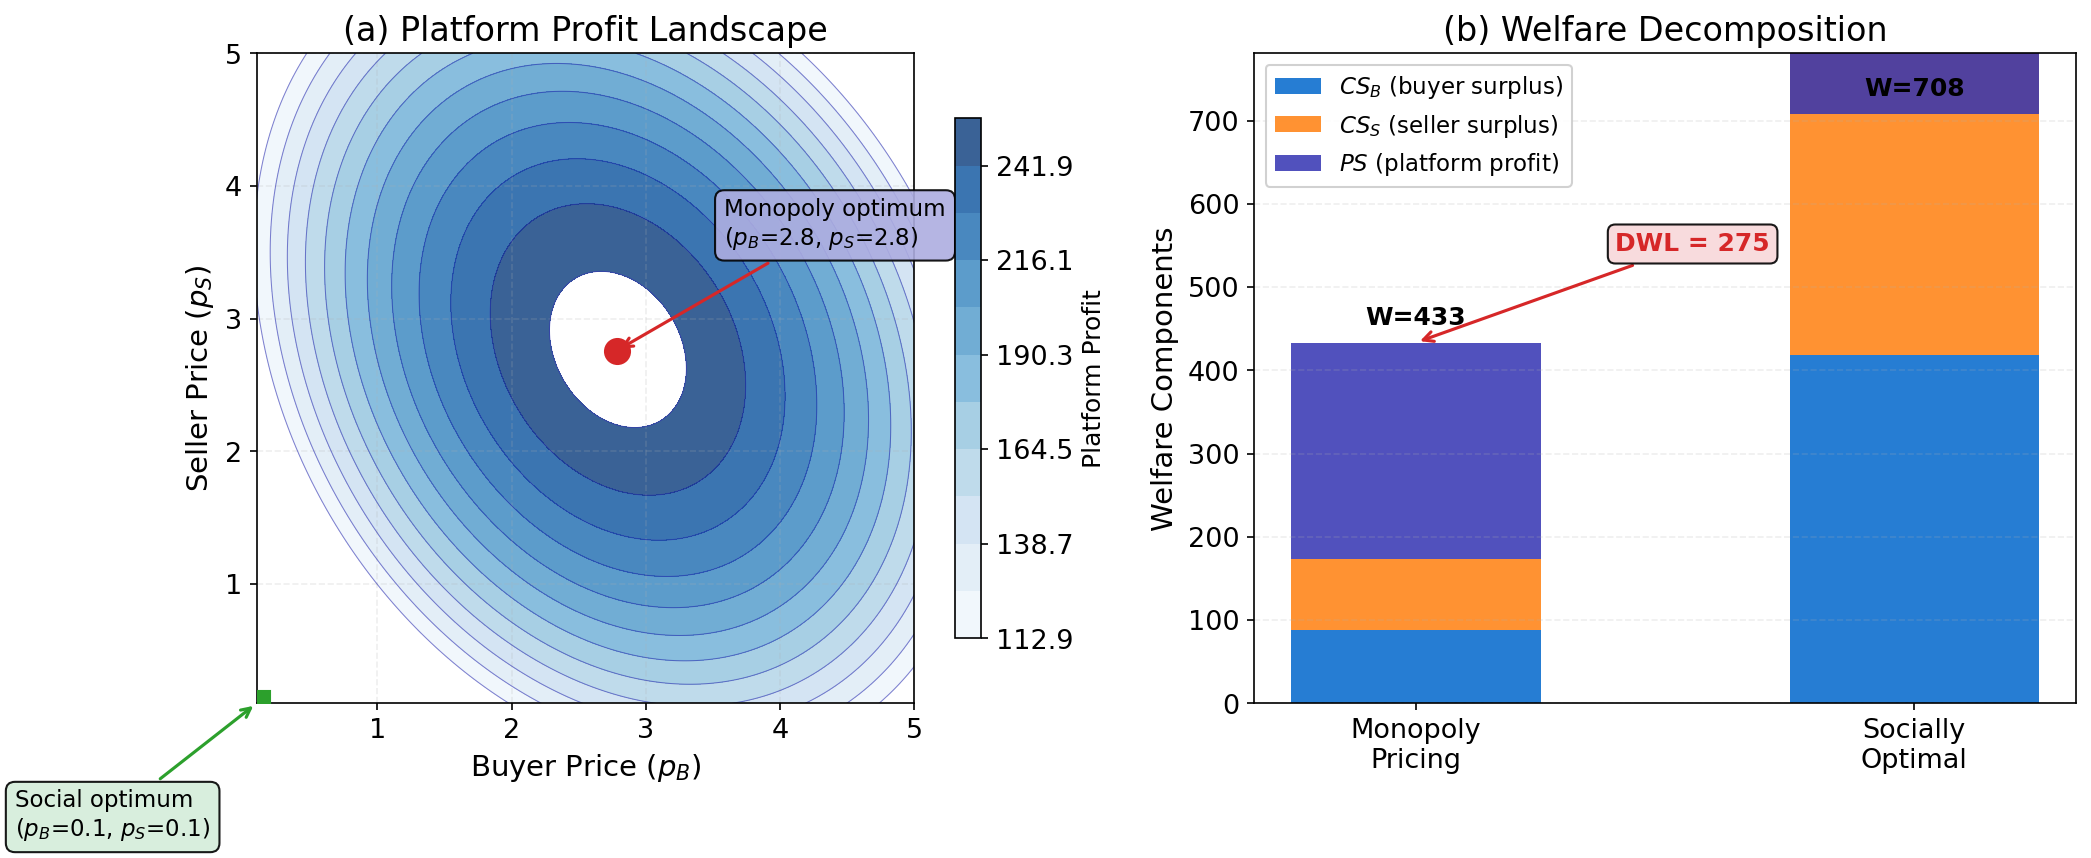

Recreate this plot in Python.
r"""Rochet-Tirole Two-Sided Platform Optimization

Multi-panel chart showing platform profit optimization over buyer and seller
prices with cross-side network effects, and welfare comparison.

# Multi-panel override: comparative statics requires simultaneous visibility

Economic Model: Rochet-Tirole Two-Sided Pricing with Cross-Side Effects
- Platform profit: $\Pi = (p_B - c_B)n_B + (p_S - c_S)n_S$
- Buyer demand: $n_B = a_B - b_B p_B + d_B n_S$
- Seller demand: $n_S = a_S - b_S p_S + d_S n_B$
- Solving simultaneous system for equilibrium demands given prices.

Calibration: a_B=100, b_B=20, d_B=0.3, c_B=0.5,
             a_S=80, b_S=15, d_S=0.2, c_S=0.3

Citation: Rochet & Tirole (2003, 2006) - Platform Competition in Two-Sided Markets
"""
import matplotlib.pyplot as plt
import numpy as np
from pathlib import Path

np.random.seed(42)

plt.rcParams.update({
    'font.size': 14, 'axes.labelsize': 14, 'axes.titlesize': 16,
    'xtick.labelsize': 13, 'ytick.labelsize': 13, 'legend.fontsize': 13,
    'figure.dpi': 150
})

MLPURPLE = '#3333B2'
MLBLUE = '#0066CC'
MLORANGE = '#FF7F0E'
MLGREEN = '#2CA02C'
MLRED = '#D62728'
MLLAVENDER = '#ADADE0'

# --- Model parameters ---
a_B, b_B, d_B, c_B = 100, 20, 0.3, 0.5
a_S, b_S, d_S, c_S = 80, 15, 0.2, 0.3


def solve_demands(p_B, p_S):
    """Solve simultaneous demand system:
    n_B = a_B - b_B*p_B + d_B*n_S
    n_S = a_S - b_S*p_S + d_S*n_B
    Substituting: n_B = (a_B - b_B*p_B + d_B*(a_S - b_S*p_S + d_S*n_B))/(1)
    => n_B(1 - d_B*d_S) = a_B - b_B*p_B + d_B*(a_S - b_S*p_S)
    """
    denom = 1 - d_B * d_S
    n_B = (a_B - b_B * p_B + d_B * (a_S - b_S * p_S)) / denom
    n_S = (a_S - b_S * p_S + d_S * (a_B - b_B * p_B)) / denom
    return np.maximum(n_B, 0), np.maximum(n_S, 0)


def profit(p_B, p_S):
    n_B, n_S = solve_demands(p_B, p_S)
    return (p_B - c_B) * n_B + (p_S - c_S) * n_S


def welfare(p_B, p_S):
    """W = CS_B + CS_S + PS. CS approx = 0.5 * n^2 / b (area under demand curve)."""
    n_B, n_S = solve_demands(p_B, p_S)
    cs_B = 0.5 * n_B**2 / b_B
    cs_S = 0.5 * n_S**2 / b_S
    ps = (p_B - c_B) * n_B + (p_S - c_S) * n_S
    return cs_B + cs_S + ps


# --- Panel (a): Contour plot of profit ---
pB_range = np.linspace(0.1, 5.0, 200)
pS_range = np.linspace(0.1, 5.0, 200)
PB, PS = np.meshgrid(pB_range, pS_range)

Pi = np.zeros_like(PB)
for i in range(PB.shape[0]):
    for j in range(PB.shape[1]):
        Pi[i, j] = profit(PB[i, j], PS[i, j])

# Find optimal (p_B*, p_S*) via grid search
opt_idx = np.unravel_index(np.argmax(Pi), Pi.shape)
pB_opt = PB[opt_idx]
pS_opt = PS[opt_idx]
pi_opt = Pi[opt_idx]

# Social optimum: maximize welfare
W_grid = np.zeros_like(PB)
for i in range(PB.shape[0]):
    for j in range(PB.shape[1]):
        W_grid[i, j] = welfare(PB[i, j], PS[i, j])

soc_idx = np.unravel_index(np.argmax(W_grid), W_grid.shape)
pB_soc = PB[soc_idx]
pS_soc = PS[soc_idx]

fig, (ax1, ax2) = plt.subplots(1, 2, figsize=(14, 6))

# Panel (a): Contour
levels = np.linspace(np.percentile(Pi[Pi > 0], 10), pi_opt * 0.98, 12)
cs = ax1.contourf(PB, PS, Pi, levels=levels, cmap='Blues', alpha=0.8)
ax1.contour(PB, PS, Pi, levels=levels, colors=MLPURPLE, linewidths=0.5, alpha=0.6)
cbar = fig.colorbar(cs, ax=ax1, shrink=0.8)
cbar.set_label('Platform Profit', fontsize=12)

# Mark monopoly optimal
ax1.plot(pB_opt, pS_opt, 'o', color=MLRED, markersize=12, zorder=5)
ax1.annotate(f'Monopoly optimum\n($p_B$={pB_opt:.1f}, $p_S$={pS_opt:.1f})',
             xy=(pB_opt, pS_opt), xytext=(pB_opt + 0.8, pS_opt + 0.8),
             fontsize=11,
             bbox=dict(boxstyle='round,pad=0.4', facecolor=MLLAVENDER, alpha=0.9),
             arrowprops=dict(arrowstyle='->', color=MLRED, lw=1.5))

# Mark social optimum
ax1.plot(pB_soc, pS_soc, 's', color=MLGREEN, markersize=12, zorder=5)
ax1.annotate(f'Social optimum\n($p_B$={pB_soc:.1f}, $p_S$={pS_soc:.1f})',
             xy=(pB_soc, pS_soc), xytext=(pB_soc - 1.8, pS_soc - 1.0),
             fontsize=11,
             bbox=dict(boxstyle='round,pad=0.4', facecolor='#d4edda', alpha=0.9),
             arrowprops=dict(arrowstyle='->', color=MLGREEN, lw=1.5))

ax1.set_xlabel('Buyer Price ($p_B$)')
ax1.set_ylabel('Seller Price ($p_S$)')
ax1.set_title('(a) Platform Profit Landscape')
ax1.grid(True, alpha=0.2, linestyle='--')

# --- Panel (b): Welfare comparison bars ---
# Compute welfare components at monopoly and social optima
n_B_mono, n_S_mono = solve_demands(pB_opt, pS_opt)
n_B_soc, n_S_soc = solve_demands(pB_soc, pS_soc)

cs_B_mono = 0.5 * n_B_mono**2 / b_B
cs_S_mono = 0.5 * n_S_mono**2 / b_S
ps_mono = profit(pB_opt, pS_opt)

cs_B_soc = 0.5 * n_B_soc**2 / b_B
cs_S_soc = 0.5 * n_S_soc**2 / b_S
ps_soc = profit(pB_soc, pS_soc)

labels = ['Monopoly\nPricing', 'Socially\nOptimal']
x_pos = np.array([0, 1])
bar_width = 0.5

# Stacked bars
bars1 = ax2.bar(x_pos, [cs_B_mono, cs_B_soc], bar_width,
                label='$CS_B$ (buyer surplus)', color=MLBLUE, alpha=0.85)
bars2 = ax2.bar(x_pos, [cs_S_mono, cs_S_soc], bar_width,
                bottom=[cs_B_mono, cs_B_soc],
                label='$CS_S$ (seller surplus)', color=MLORANGE, alpha=0.85)
bars3 = ax2.bar(x_pos, [ps_mono, ps_soc], bar_width,
                bottom=[cs_B_mono + cs_S_mono, cs_B_soc + cs_S_soc],
                label='$PS$ (platform profit)', color=MLPURPLE, alpha=0.85)

# DWL annotation
total_mono = cs_B_mono + cs_S_mono + ps_mono
total_soc = cs_B_soc + cs_S_soc + ps_soc
dwl = total_soc - total_mono

ax2.annotate(f'DWL = {dwl:.0f}',
             xy=(0, total_mono), xytext=(0.4, total_mono + dwl * 0.4),
             fontsize=12, fontweight='bold', color=MLRED,
             bbox=dict(boxstyle='round,pad=0.3', facecolor='#f8d7da', alpha=0.9),
             arrowprops=dict(arrowstyle='->', color=MLRED, lw=1.5))

# Total welfare labels
for i, total in enumerate([total_mono, total_soc]):
    ax2.text(x_pos[i], total + 15, f'W={total:.0f}',
             ha='center', va='bottom', fontsize=12, fontweight='bold')

ax2.set_xticks(x_pos)
ax2.set_xticklabels(labels)
ax2.set_ylabel('Welfare Components')
ax2.set_title('(b) Welfare Decomposition')
ax2.legend(loc='upper left', fontsize=11, framealpha=0.9)
ax2.grid(True, alpha=0.2, linestyle='--', axis='y')

plt.tight_layout()
plt.savefig(Path(__file__).parent / 'chart.pdf', dpi=300, bbox_inches='tight')
plt.savefig(Path(__file__).parent / 'chart.png', dpi=150, bbox_inches='tight')
plt.close()
print("Chart saved to chart.pdf and chart.png")
